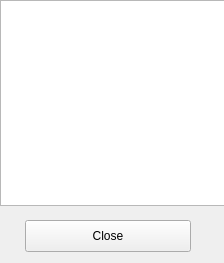
<?xml version="1.0" encoding="UTF-8"?>
<ui version="4.0">
 <class>DialogBookMarkViewer</class>
 <widget class="QDialog" name="DialogBookMarkViewer">
  <property name="geometry">
   <rect>
    <x>0</x>
    <y>0</y>
    <width>224</width>
    <height>263</height>
   </rect>
  </property>
  <property name="windowTitle">
   <string>Book Mark Categories</string>
  </property>
  <widget class="QListWidget" name="listWidget">
   <property name="geometry">
    <rect>
     <x>0</x>
     <y>0</y>
     <width>226</width>
     <height>206</height>
    </rect>
   </property>
  </widget>
  <widget class="QPushButton" name="pbClose_2">
   <property name="geometry">
    <rect>
     <x>25</x>
     <y>220</y>
     <width>166</width>
     <height>32</height>
    </rect>
   </property>
   <property name="text">
    <string>Close</string>
   </property>
   <property name="autoDefault">
    <bool>false</bool>
   </property>
  </widget>
 </widget>
 <resources/>
 <connections/>
</ui>
